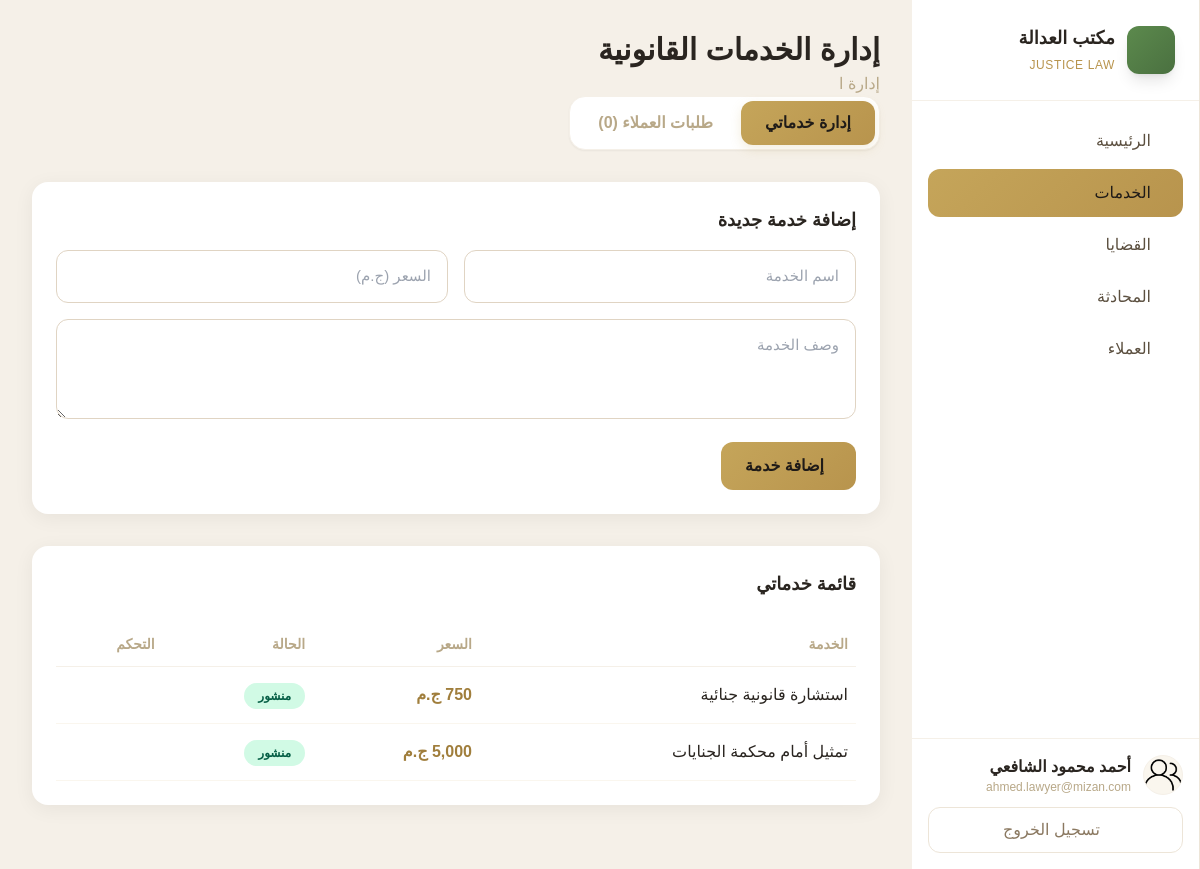
/pages/lawyer/marketplace.php (signed in), run on the app's committed database.
### tables this page shows
CREATE TABLE IF NOT EXISTS services (
    id INT AUTO_INCREMENT PRIMARY KEY,
    lawyer_id INT NOT NULL,
    lawyer_name VARCHAR(255) NOT NULL,
    name VARCHAR(255) NOT NULL,
    description TEXT,
    price DECIMAL(10,2) NOT NULL,
    status ENUM('published', 'draft') DEFAULT 'published',
    created_at TIMESTAMP DEFAULT CURRENT_TIMESTAMP,
    FOREIGN KEY (lawyer_id) REFERENCES users(id) ON DELETE CASCADE
);

### pages/lawyer/marketplace.php (the view, shortened to what this page needs)
<?php
$conn = getDb();
$user = getUser();
$stmt = $conn->prepare("SELECT id, name, description, price, status FROM services WHERE lawyer_id = ? ORDER BY created_at DESC");
$stmt->bind_param("i", $user["id"]);
$stmt->execute();
$myServices = $stmt->get_result();
$stmt = $conn->prepare("SELECT sr.*, u.name as client_name, s.name as service_name FROM service_requests sr JOIN users u ON sr.client_id = u.id JOIN services s ON sr.service_id = s.id WHERE sr.lawyer_id = ? ORDER BY sr.created_at DESC");
$stmt->bind_param("i", $user["id"]);
$stmt->execute();
$serviceRequests = $stmt->get_result();
include __DIR__ . "/../../includes/header.php";
?>
<div class="p-6 lg:p-8">
    <div class="mb-8">
        <h1 class="text-2xl lg:text-3xl font-bold text-dark-700">إدارة الخدمات القانونية</h1>
        <p class="text-noble-600 mt-1">إدارة ا
    <div class="flex items-center gap-1 mb-8 bg-white p-1 rounded-2xl w-fit shadow-sm border border-noble-200">
        <button onclick="switchTab('services')" id="tab-services" class="px-6 py-2.5 rounded-xl font-semibold transition-all duration-300 active-tab">
            إدارة خدماتي
        </button>
        <button onclick="switchTab('requests')" id="tab-requests" class="px-6 py-2.5 rounded-xl font-semibold transition-all duration-300 text-noble-600 hover:bg-noble-50">
            طلبات العملاء (<?= $serviceRequests->num_rows ?>)
        </button>
    </div>
    <div id="content-services" class="tab-content">
        <div class="card p-6 mb-8">
            <h2 class="text-lg font-bold text-dark-700 mb-4">إضافة خدمة جديدة</h2>
            <form method="POST" action="<?= SITE_URL ?>/actions/create_service.php" class="space-y-4">
                <div class="grid grid-cols-1 md:grid-cols-2 gap-4">
                    <input type="text" name="name" placeholder="اسم الخدمة" class="input-field" required>
                    <input type="number" name="price" placeholder="السعر (ج.م)" class="input-field" required>
                </div>
                <textarea name="description" placeholder="وصف الخدمة" class="input-field min-h-[100px]" required></textarea>
                <button type="submit" class="btn-primary flex items-center gap-2">
                    إضافة خدمة
                </button>
            </form>
        </div>
        <div class="card p-6">
            <h2 class="text-lg font-bold text-dark-700 mb-6">قائمة خدماتي</h2>
            <?php if ($myServices->num_rows > 0): ?>
                <div class="overflow-x-auto">
                    <table class="w-full">
                        <thead>
                            <tr class="border-b border-noble-200">
                                <th class="text-right py-3 px-2 text-sm font-semibold text-noble-600">الخدمة</th>
                                <th class="text-right py-3 px-2 text-sm font-semibold text-noble-600">السعر</th>
                                <th class="text-right py-3 px-2 text-sm font-semibold text-noble-600">الحالة</th>
                                <th class="text-right py-3 px-2 text-sm font-semibold text-noble-600">التحكم</th>
                            </tr>
                        </thead>
                        <tbody>
                            <?php while ($s = $myServices->fetch_assoc()): ?>
                            <tr class="border-b border-noble-100 hover:bg-noble-50 transition-colors">
                                <td class="py-4 px-2 font-medium text-dark-700"><?= htmlspecialchars($s["name"]) ?></td>
                                <td class="py-4 px-2 text-gold-600 font-semibold"><?= number_format($s["price"]) ?> ج.م</td>
                                <td class="py-4 px-2">
                                    <?php
                                    $statusClass = $s['status'] === 'published' ? 'badge-accepted' : 'badge-pending';
                                    $statusLabel = $s['status'] === 'published' ? 'منشور' : 'مسودة';
                                    ?>
                                    <span class="badge <?= $statusClass ?>"><?= $statusLabel ?></span>
                                </td>
                                <td class="py-4 px-2">
                                    <div class="flex items-center gap-2">
                                    </div>
                                </td>
                            </tr>
                            <?php endwhile; ?>
                        </tbody>
                    </table>
                </div>
            <?php else: ?>
                <div class="text-center py-8">
                    <p class="text-noble-500">لم تقم بإضافة أي خدمات بعد</p>
                </div>
            <?php endif; ?>
        </div>
    </div>
</div>
<?php include __DIR__ . "/../../includes/footer.php"; ?>

### includes/header.php (style rules this page uses)
* { box-sizing: border-box; }
html { scroll-behavior: smooth; }
body { font-family: 'IBM Plex Sans Arabic', sans-serif; background-color: #F5F0E8; }
.card { background: white; border-radius: 16px; box-shadow: 0 4px 20px rgba(0,0,0,0.06); transition: all 0.3s ease; }
.btn-primary { background: linear-gradient(135deg, #C5A55A 0%, #B8944D 100%); color: #1F1B18; padding: 12px 24px; border-radius: 12px; font-weight: 600; transition: all 0.3s ease; }
.input-field { background: white; border: 1px solid #E0D4C3; border-radius: 12px; padding: 14px 16px; font-size: 15px; transition: all 0.3s ease; width: 100%; }
.badge { padding: 6px 14px; border-radius: 20px; font-size: 12px; font-weight: 600; }
.badge-accepted { background: #D1FAE5; color: #065F46; }

### pages/lawyer/marketplace.php (style rules this page uses)
.active-tab { background: linear-gradient(135deg, #C5A55A 0%, #B8944D 100%); color: #1F1B18; box-shadow: 0 4px 12px rgba(197, 165, 90, 0.2); }

### data on the page
services: name "استشارة قانونية جنائية", price "750", status "منشور"
services: name "تمثيل أمام محكمة الجنايات", price "5,000", status "منشور"

### other printed values
$link['label'] "الرئيسية"
$link['label'] "الخدمات"
$link['label'] "القضايا"
$link['label'] "المحادثة"
$link['label'] "العملاء"
$user['name'] "أحمد محمود الشافعي"
$user['email'] "ahmed.lawyer@mizan.com"
$serviceRequests->num_rows "0"
